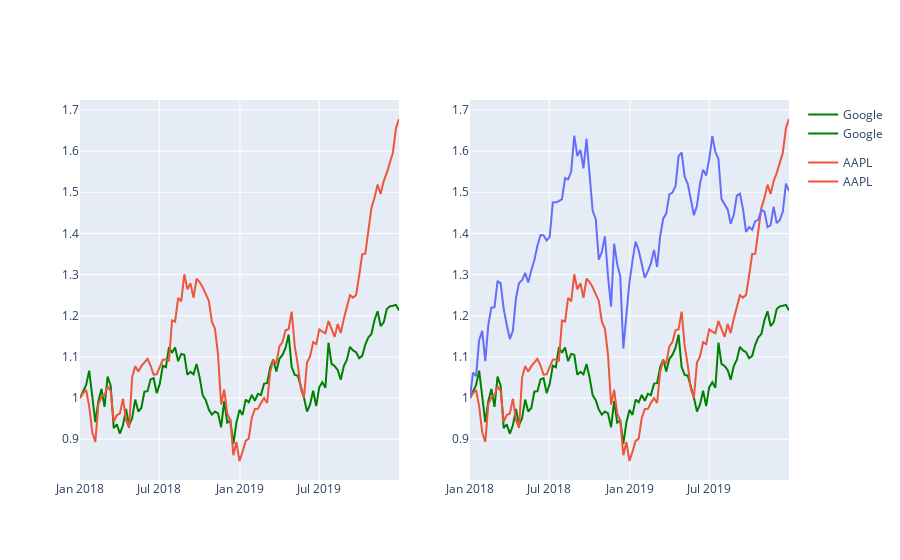

Notebook source saved alongside this figure:
### Code cell
from plotly.subplots import make_subplots

bigfig = make_subplots(rows=1, cols=2)

for curve in fig.data:
    bigfig.add_trace(
        curve, col = 1, row = 1
    )

fig.data[0].update(
    dict(
        name = 'Google',
        line = dict(color = 'green')
    )
)
for curve in fig.data:
    bigfig.add_trace(
        curve, col = 2, row = 1
    )
bigfig.add_trace(
    px.line(df_stocks, x = "date", y = 'AMZN').data[0].update(dict(name = "Amazon")),
    row = 1, col = 2)
bigfig
